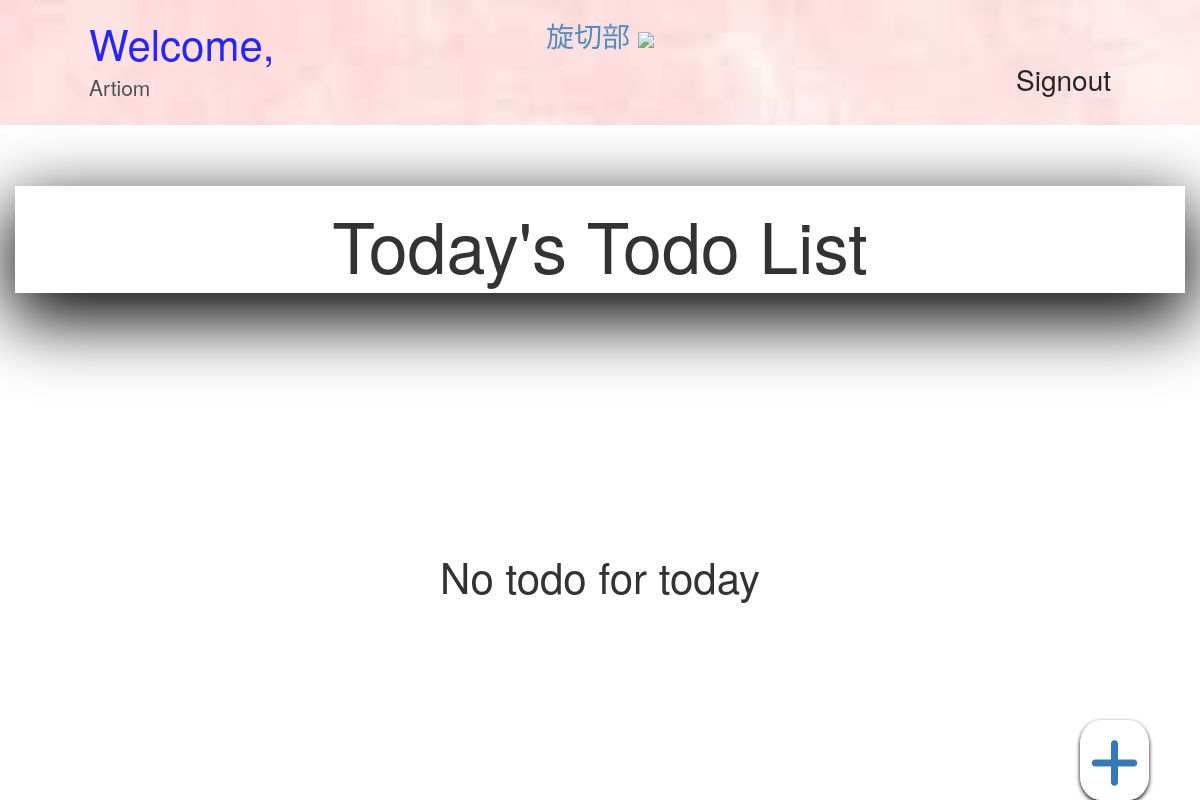
Page / (signed in) on the earlier database version.
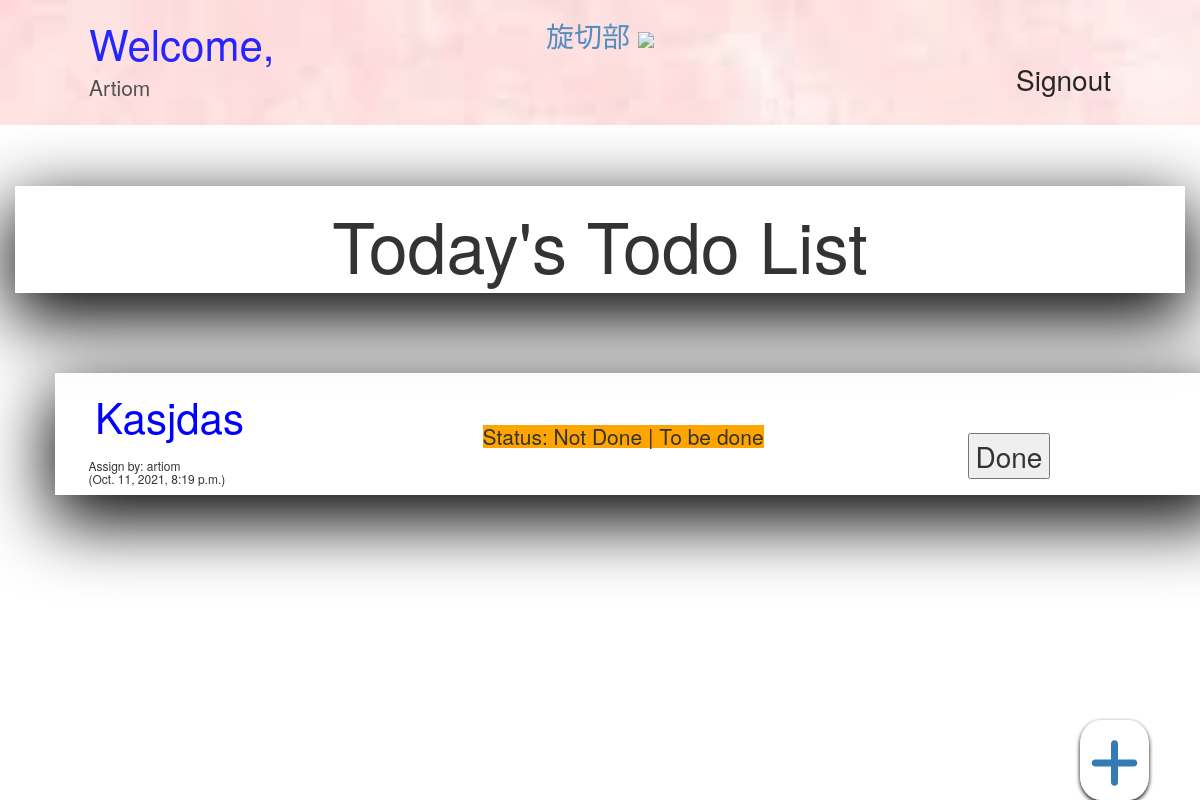
Same page on the later database version.
### managementapp/models.py (models this page shows, shortened)
class UserReg(models.Model):
    Id = models.OneToOneField(User, on_delete=models.DO_NOTHING, primary_key=True)
    Position_Choices = [('Manager','Manager'),('Engineer','Engineer'),('Monitor','Monitor'),('Worker','Worker')]
    Username = models.CharField('用户', max_length=20)
    Email = models.EmailField('邮箱')
    Password = models.CharField('密码', max_length=20)
    Password2 = models.CharField('重复密码', max_length=20)
    Birthday = models.DateField(null=True, default='yyyy/mm/dd')
    Position = models.CharField(max_length=15, choices=Position_Choices, default='Worker')
    Date_Joined = models.DateTimeField(auto_now_add=True, null=True)
    def __str__(self):
        return self.Username

class Todo(models.Model):
    Assign_By = models.ForeignKey(User, on_delete=models.CASCADE, null=False, default='1')
    Assign_Time = models.DateTimeField(auto_now_add=True, null=True)
    Work = models.CharField(max_length=200)
    Description = models.TextField(max_length=200)
    Assign = models.ManyToManyField(UserReg)
    File = models.ImageField(blank=True, upload_to='todo/')
    WorkDone = models.BooleanField(null=False, default=False)
    Checked = models.BooleanField(null=False, default=False)

### managementapp/views.py (the view)
# urls.py: path('', views.IndexView.as_view(), name='index'),
class IndexView(generic.ListView):
    template_name = 'todo/index.html'
    context_object_name = 'todo_list'
    def get_queryset(self):
        if self.request.user.is_superuser:
            return Todo.objects.filter(Checked=False).order_by('-Assign_Time')
        elif self.request.user.is_authenticated:
            urun = self.request.user
            return Todo.objects.filter(Checked=False, Assign=urun.userreg).order_by('-Assign_Time')
        else:
            pass

### managementapp/templates/todo/index.html (shortened to what this page needs)
<!DOCTYPE html>
<html lang="en">
<head>
</head>
<body>
{% extends 'todo/base.html' %}
{% block content %}
<div class="container-fluid text-center" >
    <div class="col-sm-4 col-lg-4" ></div>
    <div class="col-sm-12 col-lg-12" id="theme">
        <h1> Today's Todo List </h1>
    </div>
    <div class="col-sm-4 col-lg-4"></div>
</div>
    {% if todo_list %}
        <ul>
            {% for todo in todo_list %}
                <li class="col-xs-12">
                    <br>
                    <div class="container" id="todos">
                        <div class="col-sm-4 col-lg-4">
                            <a href="{% url 'managementapp:detail' todo.id%}"> <h2 id="work"> {{ todo.Work|capfirst }} </h2></a>
                            <br>
                            {% if todo.Assign_By %}
                            <h6 id="assignby">Assign by: {{ todo.Assign_By }} <br> ({{todo.Assign_Time}})</h6>
                            {% else %}
                                Assign by: -
                            {% endif %}
                        </div>
                        <div class="col-sm-4 col-lg-4">
                            {% if todo.WorkDone == True %}
                                <h5 id="done">Status: Done | To be check</h5>
                            {% else %}
                                <h5 id="notdone">Status: Not Done | To be done</h5>
                            {% endif %}
                        </div>
                        <div class="col-sm-4 col-lg-4 text-center">
                            {% if todo.WorkDone == True %}
                                <div class="button col-sm-6 col-lg-6">
                                    <form method="POST" action="{% url 'managementapp:undone' todo.id%}" id="undonebut">
                                        {% csrf_token %}
                                        <input type="submit" name="Done" value="UnDone">
                                    </form>
                                </div>
                            {% else %}
                                <div class="button col-sm-6 col-lg-6">
                                    <form method="POST" action="{% url 'managementapp:done' todo.id%}" id="donebut">
                                        <input type="submit" name="Done" value="Done">
                                    </form>
                                </div>
                            {% endif %}
                            <div class="kebabcontainer col-sm-6 col-lg-6">
                            </div>
                        </div>
                    </div>
                </li>
<br>
            {% endfor %}
        </ul>
    {% else %}
    <div class="text-center" id="notodo">
        <h3 id="notodoinner">No todo for today</h3>
    </div>
    {% endif %}
{% if user.is_authenticated %}
    {% if user.userreg.Position == 'Worker'%}
        <div class="icon text-center">
            <a href="{% url 'managementapp:index' %}" ><i class="fas fa-plus"></i></a>
        </div>
    {% else %}
        <div class="icon text-center">
            <a href="{% url 'managementapp:createtodo' %}" ><i class="fas fa-plus"></i></a>
        </div>
    {% endif %}
{% else %}
    <div class="icon text-center">
            <a href="{% url 'managementapp:index' %}" ><i class="fas fa-plus"></i></a>
        </div>
{% endif %}
{% endblock %}

### managementapp/templates/todo/base.html (shortened to what this page needs)
<link rel="stylesheet" href="https://stackpath.bootstrapcdn.com/bootstrap/3.4.1/css/bootstrap.min.css">
{% if user.is_authenticated %}
<div class="container-fluid" id="nav">
  <div class="row">
    <div class="col-xs-4 col-md-4 text-left"> <h2 class="marginal">Welcome,</h2> <h5 class="marginal"> {{ user.userreg|capfirst }}</h5></div>
    <div class="col-xs-4 col-md-4 text-center"><a href="{% url 'managementapp:index' %}"> <h3 id="logo"> 旋切部 <img src="https://uxwing.com/wp-content/themes/uxwing/download/23-nature-and-environment/forest.png"></h3> </a> </div>
    <div class="col-xs-4 col-md-4 text-right"> <a href="{% url 'managementapp:signout' %}"> <h3 id="logout"> Signout </h3> </a></div>
  </div>
</div>
{% else %}
<div class="row">
  <div class="col-xs-4 col-md-4 text-center"> </div>
  <div class="col-xs-4 col-md-4 text-center"> <h2>Welcome,</h2><h5>you are not logged in</h5> </div>
  <div class="col-xs-4 col-md-4 text-center"> <a href="{% url 'managementapp:signin' %}"> <h3> Login </h3></a></div>
</div>
{% endif %}
{% block content %}
{% endblock %}

### managementapp/templates/todo/base.html (style rules this page uses)
body { background-image: url("https://images.unsplash.com/photo-1503435980610-a51f3ddfee50?ixlib=rb-1.2.1&ixid=MnwxMjA3fDB8MHxleHBsb3JlLWZlZWR8Mnx8fGVufDB8fHx8&w=1000&q=80"); background-repeat: no-repeat; background-size: cover; height: 100%; overflow: hidden; }
a { margin-right: 10px; margin-left: 10px; }
#logo img { height: 10vh; }
#logo { margin: 0 0 0 0; }
#logout { margin-top: 12%; margin-right: 20%; color:black; }
.marginal { margin-left:20%; }
#nav { background: white; background-repeat: no-repeat; background-size: cover; margin-bottom: 5%; opacity: 0.85; }
h2 { font-size: 300%; }
h3 { font-size: 200%; }
h5 { font-size: 150%; }

### managementapp/templates/todo/index.html (style rules this page uses)
ul { list-style-type: none; }
h1 { font-size: 500%; }
.icon { position:fixed; left:90%; top:90%; border-radius: 30%; background-color: rgba(255, 255, 255, 0.70); box-shadow: rgba(0, 0, 0, 1) 0px 2px 4px; font-size: 400%; }
#theme { box-shadow: rgba(0, 0, 0, 1) 0px 22px 70px 4px; background-color: rgba(255, 255, 255, 0.80); margin-bottom: 5%; }
h2 { font-size: 300%; color:blue; }
.fas { margin-top: 15%; }
#work { display: inline-block; }
form { font-size:200%; }
#notdone { background: orange; margin: 15% 0 0 0; display: inline-block; position: relative; left: 5%; }
#assignby { margin-left:1%; display: inline-block; }
#donebut { position: relative; margin: 15% 0 0 0; }
#todos { box-shadow: rgba(0, 0, 0, 1) 0px 22px 70px 4px; background-color: rgba(255, 255, 255, 0.80); }
.button { margin: 15% 0 0 0; padding: 0 0 0 35%; }
.kebabcontainer { position: relative; display: inline-block; cursor: pointer; max-width: 35px; left: 50%; bottom: -70%; }

Differences in the rows shown:
added Todo: Work "Kasjdas", Assign_By "artiom", Assign_Time "Oct. 11, 2021, 8:19 p.m.", WorkDone "Status: Not Done | To be done"
Other differences:
text no longer shown: "No todo for today"
